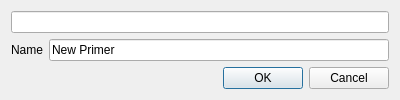
<?xml version="1.0" encoding="UTF-8"?>
<ui version="4.0">
 <class>EditPrimerDialog</class>
 <widget class="QDialog" name="EditPrimerDialog">
  <property name="geometry">
   <rect>
    <x>0</x>
    <y>0</y>
    <width>400</width>
    <height>97</height>
   </rect>
  </property>
  <property name="windowTitle">
   <string>Create New Primer</string>
  </property>
  <layout class="QVBoxLayout" name="verticalLayout">
   <item>
    <widget class="U2::PrimerLineEdit" name="primerEdit">
     <property name="maxLength">
      <number>1024</number>
     </property>
    </widget>
   </item>
   <item>
    <layout class="QGridLayout" name="gridLayout">
     <item row="0" column="0">
      <widget class="QLabel" name="label">
       <property name="text">
        <string>Name</string>
       </property>
      </widget>
     </item>
     <item row="0" column="1">
      <widget class="QLineEdit" name="nameEdit">
       <property name="text">
        <string>New Primer</string>
       </property>
       <property name="maxLength">
        <number>1024</number>
       </property>
      </widget>
     </item>
    </layout>
   </item>
   <item>
    <widget class="QDialogButtonBox" name="buttonBox">
     <property name="orientation">
      <enum>Qt::Horizontal</enum>
     </property>
     <property name="standardButtons">
      <set>QDialogButtonBox::Cancel|QDialogButtonBox::Ok</set>
     </property>
    </widget>
   </item>
  </layout>
 </widget>
 <customwidgets>
  <customwidget>
   <class>U2::PrimerLineEdit</class>
   <extends>QLineEdit</extends>
   <header>U2Gui/PrimerLineEdit.h</header>
  </customwidget>
 </customwidgets>
 <resources/>
 <connections>
  <connection>
   <sender>buttonBox</sender>
   <signal>accepted()</signal>
   <receiver>EditPrimerDialog</receiver>
   <slot>accept()</slot>
   <hints>
    <hint type="sourcelabel">
     <x>248</x>
     <y>254</y>
    </hint>
    <hint type="destinationlabel">
     <x>157</x>
     <y>274</y>
    </hint>
   </hints>
  </connection>
  <connection>
   <sender>buttonBox</sender>
   <signal>rejected()</signal>
   <receiver>EditPrimerDialog</receiver>
   <slot>reject()</slot>
   <hints>
    <hint type="sourcelabel">
     <x>316</x>
     <y>260</y>
    </hint>
    <hint type="destinationlabel">
     <x>286</x>
     <y>274</y>
    </hint>
   </hints>
  </connection>
 </connections>
</ui>
